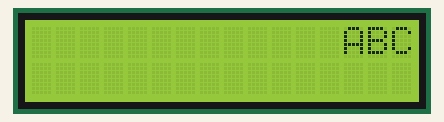
This sketch was run on a simulated Arduino Uno, built with avr-gcc and run on an emulated ATmega328P. On the bench: 16×2 character LCD.

Above: at 16.1 s.
At 26.1 s:
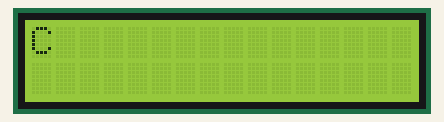
At 44.1 s:
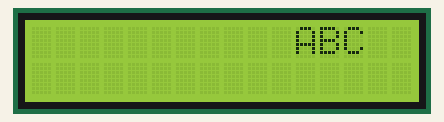
At 72.1 s:
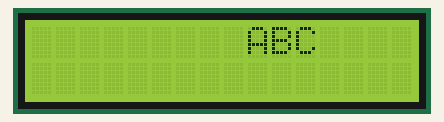
At 100.1 s:
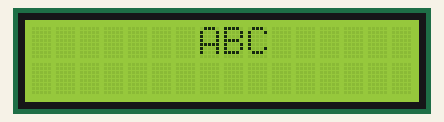
At 128.2 s:
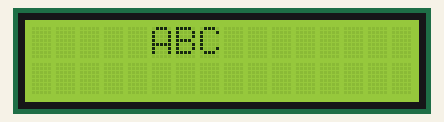

The sketch:

sketch_jun21b_lcdsetup.ino
```cpp
#include <LiquidCrystal.h>

LiquidCrystal lcd(12, 11, 5, 4, 3, 2);

void setup() {
  lcd.begin(16, 2);
}

void loop() {
  lcd.setCursor(0, 0);
  lcd.autoscroll();
  lcd.print("ABC");
  delay(2000);
}
```

Measured:
- what the display in image 0 shows lasts 2.0 s, from 16.1 s to 18.1 s
